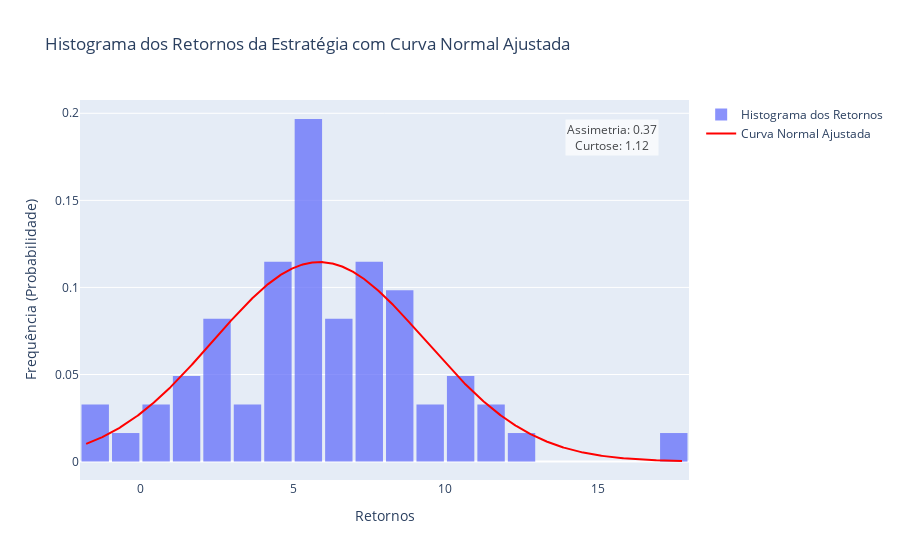

Notebook code for this chart:
### Markdown cell above
##### **Histograma dos Retornos da Estratégia com Curva Normal Ajustada**

### Code cell
from scipy import stats

# Suponha que 'average_monthly_results' seja o seu vetor de retornos da estratégia
returns = average_monthly_results  # Substitua com os seus dados de retornos

# Ajusta a distribuição normal aos dados (média e desvio padrão)
mean, std_dev = stats.norm.fit(returns)

# Cria o histograma
hist_data = go.Histogram(
    x=returns,
    nbinsx=30,  # Defina o número de bins conforme necessário
    name='Histograma dos Retornos',
    opacity=0.75,
    histnorm='probability'  # Normaliza o histograma para a probabilidade
)

# Cria a curva normal ajustada
x_range = np.linspace(min(returns), max(returns), 1000)
y_range = stats.norm.pdf(x_range, mean, std_dev)  # Calcula a função de densidade da normal

# Adiciona a curva normal ao gráfico
normal_curve = go.Scatter(
    x=x_range,
    y=y_range,
    mode='lines',
    name='Curva Normal Ajustada',
    line=dict(color='red', width=2)
)

# Calcular a assimetria e a curtose
skewness = stats.skew(returns)
kurtosis = stats.kurtosis(returns)

# Cria a figura com histograma e curva normal
fig = go.Figure(data=[hist_data, normal_curve])

# Adicionar anotações de assimetria e curtose
fig.add_annotation(
    x=0.95, y=0.95, 
    text=f'Assimetria: {skewness:.2f}<br>Curtose: {kurtosis:.2f}', 
    showarrow=False, 
    font=dict(size=12, color="black"), 
    align="center", 
    xref="paper", yref="paper", 
    bgcolor="white", opacity=0.7
)

# Atualiza o layout com títulos e rótulos
fig.update_layout(
    title="Histograma dos Retornos da Estratégia com Curva Normal Ajustada",
    xaxis_title="Retornos",
    yaxis_title="Frequência (Probabilidade)",
    bargap=0.1  # Ajusta o espaçamento entre as barras
)

# Exibe o gráfico
fig.show()

### Figure 1 — Plotly figure (JSON) as saved in the notebook; plotly's stock layout.template omitted (floating-point values rounded to 4 significant figures; data arrays with more than 128 entries replaced by an {"elided": "..."} marker saying what was removed)
{"data": [{"histnorm": "probability", "name": "Histograma dos Retornos", "nbinsx": 30, "opacity": 0.75, "type": "histogram", "x": [0, 5.577, 5.179, 5.855, 5.292, 4.676, 7.534, 6.312, 3.208, 5.47, 5.327, 5.361, 7.396, 1.349, 12.15, 11.45, 5.793, 8.403, 7.097, 1.983, 11.71, 10.47, 3.49, 8.072, 10.17, 9.835, 8.095, 2.786, 8.263, 5.638, 4.237, 4.953, 2.83, 7.429, 0.0238, 8.526, 2.268, 4.881, 5.863, 5.883, 6.479, -1.797, 8.676, 10.6, -0.06188, 4.641, 17.77, 9.335, 6.848, 6.383, -1.095, 7.598, 6.289, 2.43, 4.592, 5.113, 1.365, 2.503, 4.364, 7.13, 7.537]}, {"line": {"color": "red", "width": 2}, "mode": "lines", "name": "Curva Normal Ajustada", "type": "scatter", "x": {"elided": "1000 float values"}, "y": {"elided": "1000 float values"}}], "layout": {"annotations": [{"align": "center", "bgcolor": "white", "font": {"color": "black", "size": 12}, "opacity": 0.7, "showarrow": false, "text": "Assimetria: 0.37<br>Curtose: 1.12", "x": 0.95, "xref": "paper", "y": 0.95, "yref": "paper"}], "bargap": 0.1, "title": {"text": "Histograma dos Retornos da Estratégia com Curva Normal Ajustada"}, "xaxis": {"title": {"text": "Retornos"}}, "yaxis": {"title": {"text": "Frequência (Probabilidade)"}}}}
